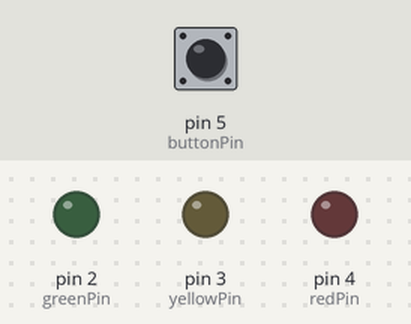
Recording of a sketch running on a simulated Arduino Uno, built with avr-gcc and run on an emulated ATmega328P. Parts: output pins drawn as LEDs (lit = HIGH). The test bench sets the inputs (shaded band); at power-on: pin 5 (buttonPin) LOW.

Above: at 1.2 s.
1.3 s: pin 5 (buttonPin) pulled HIGH for 3.2 s
At 2.1 s:
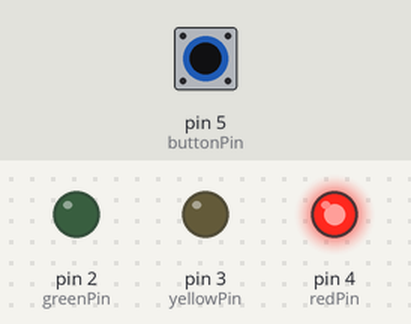
At 4.9 s:
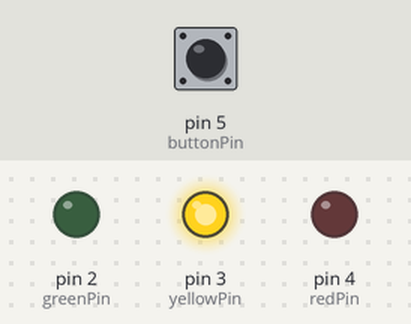
Timing chart, 0 to 6.4 s (numbered marks = the images above; inputs shaded):
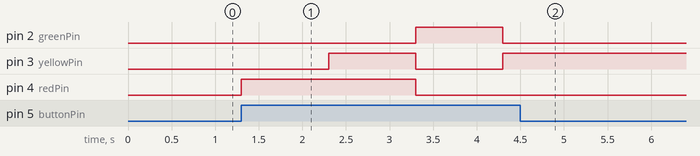

Measured:
- after the input at 1.3 s, pin 2 (greenPin): LOW → HIGH after 2.0 s, → LOW 1.0 s later; pin 3 (yellowPin): LOW → HIGH after 1.0 s, → LOW 1.0 s later, → HIGH 1.0 s later; pin 4 (redPin): LOW → HIGH at once, → LOW 2.0 s later

The sketch:

modeltrafficlight.ino
```cpp
int redPin = 4;
int yellowPin = 3;
int greenPin = 2;
int buttonPin = 5;
int state = 0;

void setup() {
  // put your setup code here, to run once:
pinMode(redPin, OUTPUT);
pinMode(yellowPin, OUTPUT);
pinMode(greenPin, OUTPUT);
pinMode(buttonPin, INPUT);

}

void loop() {
  // put your main code here, to run repeatedly:
if (digitalRead(buttonPin))
{if(state==0)
{
  setLights(HIGH,LOW,LOW);
  state=1;
}
else if (state==1){
  setLights(HIGH,HIGH,LOW);
  state=2;
}
else if(state==2) {
  setLights(LOW,LOW,HIGH);
  state=3;
}
else if(state==3) {
  setLights(LOW,HIGH,LOW);
  state==0;
}
delay(1000);
}
}
void setLights(int red, int yellow, int green){
  digitalWrite(redPin, red);
  digitalWrite(yellowPin, yellow);
  digitalWrite(greenPin, green);
}
```
